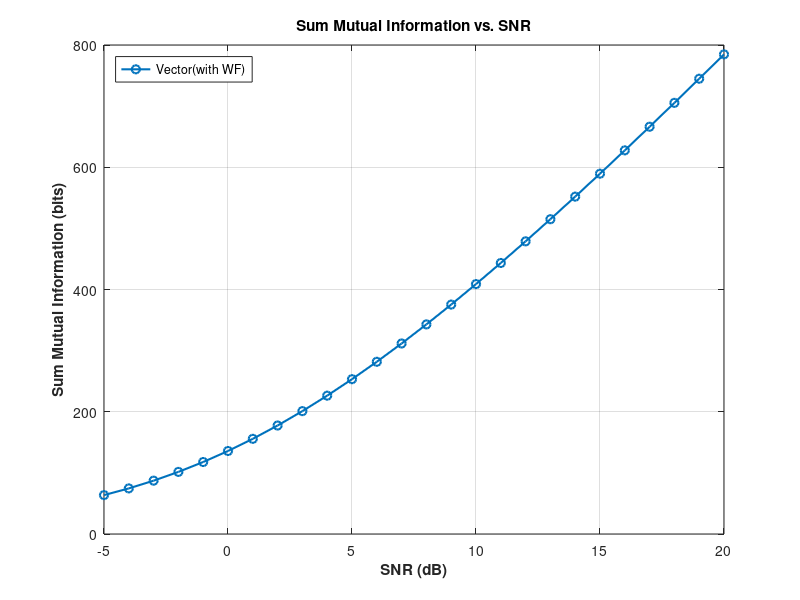
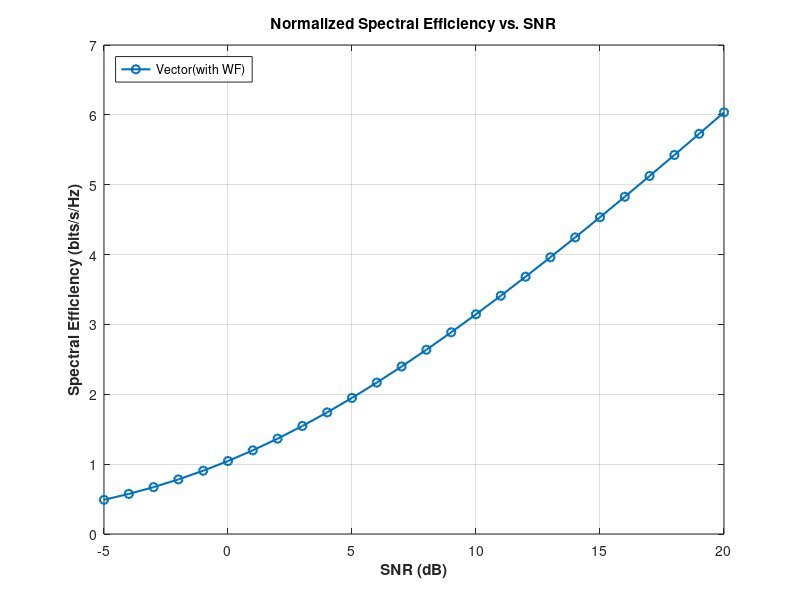

These charts were generated, in order, by the following MATLAB code:
clear; clc;
close all;

% Parameters
L = 2;
N = 128;           % Block length
K = N;             % Number of symbols (codeword length)
h = [0.16+0.26i, 0.55+0.09i, -0.67-0.39i];  % Channel taps
h_rev = fliplr(h);  % h(3), h(2), h(1)

% Construct Toeplitz channel matrix H_bar of size N x (N+L)
H_bar = zeros(N, N + L);
for n = 1:N
    for l = 0:L
        col = n + l;
        if col <= N + L
            H_bar(n, col) = h_rev(l + 1);  % reversed h assignment
        end
    end
end

% SVD of convolution matrix
[~, S, ~] = svd(H_bar);
lambda = diag(S).^2;  % Squared singular values (eigen- subchannel power gain)

% SNR range (dB)
snr_dB = -5:1:20;
spectral_eff_vec_wf = zeros(size(snr_dB));
sum_mi_vec_wf = zeros(size(snr_dB));

for idx = 1:length(snr_dB)
    SNR = 10^(snr_dB(idx)/10);
    inv_gain = 1 ./ (SNR * lambda);
    
    % Sort for waterfilling
    [inv_sorted, sort_idx] = sort(inv_gain);
    P_sorted = zeros(K, 1);
    
    % Waterfilling loop
    for m = K:-1:1
    inv_eta = ((K + L) + sum(inv_sorted(1:m))) / m;
    eta = 1 / inv_eta;
    P_temp = inv_eta - inv_sorted(1:m);
    if all(P_temp >= 0)
        P_sorted(1:m) = P_temp;
        break;
    end
end

    % Restore original order
    P_opt = zeros(K, 1);
    P_opt(sort_idx) = P_sorted;

    % Spectral efficiency using normalization (4.113)
    sum_mi_vec_wf(idx) = sum(log2(1 + SNR * lambda .* P_opt));
    % Spectral efficiency using normalization (4.113)
    spectral_eff_vec_wf(idx) = (1 / (K + L)) * sum(log2(1 + SNR * lambda .* P_opt));
end

% Plot
figure(1);
plot(snr_dB, sum_mi_vec_wf, '-o', 'LineWidth', 1.5);
xlabel('SNR (dB)', 'FontWeight','bold');
ylabel('Sum Mutual Information (bits)', 'FontWeight','bold');
legend('Vector(with WF)', 'Location', 'NorthWest');
title('Sum Mutual Information vs. SNR', 'FontWeight','bold');
grid on;

figure(2);
plot(snr_dB, spectral_eff_vec_wf, '-o', 'LineWidth', 1.5);
xlabel('SNR (dB)', 'FontWeight','bold');
ylabel('Spectral Efficiency (bits/s/Hz)', 'FontWeight','bold');
legend('Vector(with WF)', 'Location', 'NorthWest');
title('Normalized Spectral Efficiency vs. SNR', 'FontWeight','bold');
grid on;


